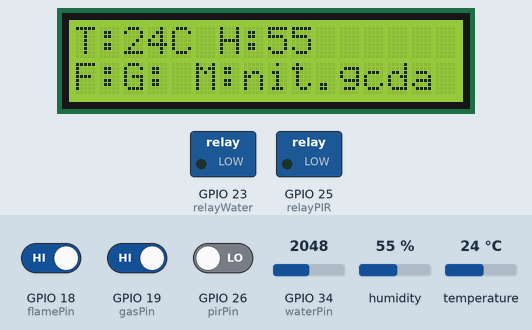
Bench run of a sketch on a simulated ESP32. Parts: 16×2 character LCD, switched loads named in the sketch (green lamp = pin HIGH). The test bench sets the inputs (shaded band); at power-on: GPIO 26 (pirPin) LOW, GPIO 34 (waterPin) = 2048, GPIO 18 (flamePin) HIGH, GPIO 19 (gasPin) HIGH, humidity 55 %, temperature 24 °C. WiFi joins after 1.5 s; servers stay silent unless stated; what the sketch prints to the serial monitor is not drawn.

Above: at 5.1 s.
5.2 s: GPIO 26 (pirPin) driven HIGH
At 7.1 s:
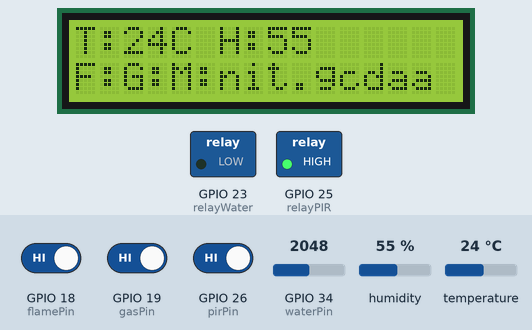
7.5 s: GPIO 34 (waterPin) set to 1128
At 8.4 s:
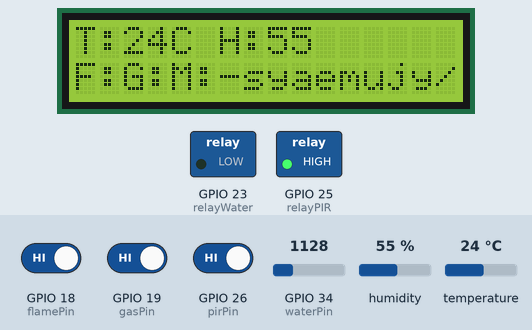
9.6 s: GPIO 34 (waterPin) set to 1020
At 10.6 s:
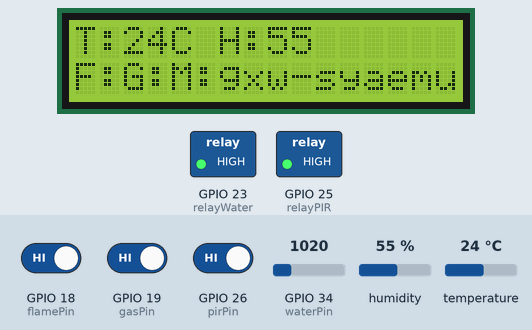
11.7 s: GPIO 18 (flamePin) driven LOW
At 12.8 s:
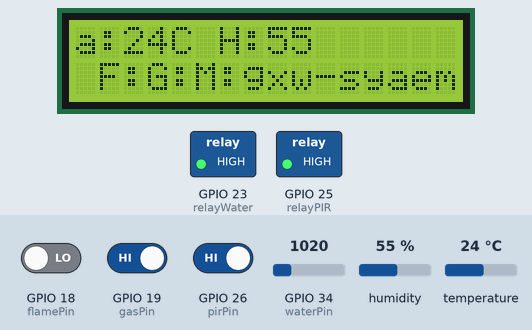
13.8 s: GPIO 26 (pirPin) driven LOW
At 15.2 s:
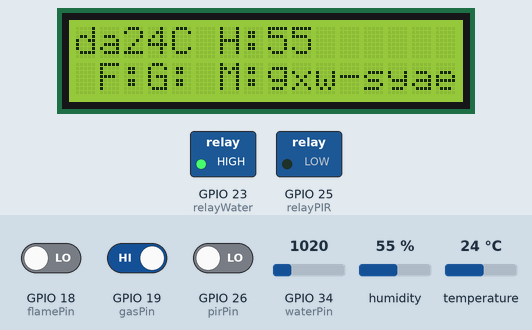
15.9 s: GPIO 19 (gasPin) driven LOW
At 17.4 s:
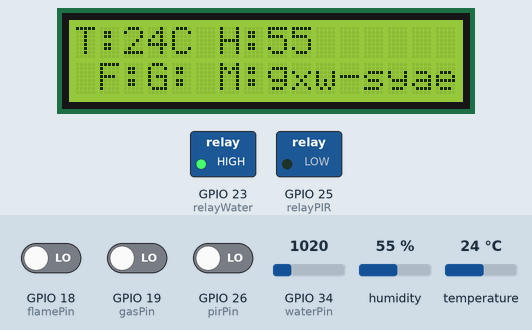
Timing chart, 0 to 18.9 s (numbered marks = the images above; inputs shaded):
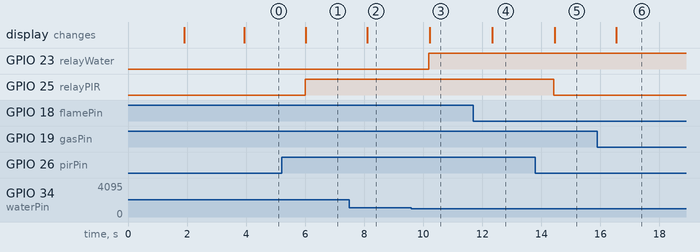

The sketch:

main.ino
```cpp
// Blynk Metadata
#define BLYNK_TEMPLATE_ID "TMPL6eWdpZcmo"
#define BLYNK_TEMPLATE_NAME "ESP32"
#define BLYNK_AUTH_TOKEN "1sngMkuwDlrKcLqmvCFhKKK7gf_YUn1i"

// Libraries
#include <Wire.h>
#include <Arduino.h>
#include <LiquidCrystal_I2C.h>
#include <DHTesp.h>
#include <WiFi.h>
#include <WiFiClient.h>
#include <BlynkSimpleEsp32.h>

// Wifi Credentials
char ssid[] = "Wifi";
char pass[] = "pass";

// LCD Defination - I2C Address = 0x27
LiquidCrystal_I2C lcd(0x27, 16, 2);

// Pin Definations
const int flamePin = 18;
const int gasPin = 19;
const int pirPin = 26;
const int relayPIR = 25; // Relay for PIR
const int relayWater = 23; // Relay for Water Pump
// const int buzzerPin  = 17;
const int waterPin = 34; // Water Level Sensor (Analog input)

// DHT Object with Pin Defination
DHTesp dht;
const int dhtPin = 16; // GPIO16 for DHT11

// Variables
int waterLevelPercent = 0;

// Main Intialization Function
void setup() {
  Serial.begin(115200);

  // LCD Default Screen
  Wire.begin(21, 22);
  lcd.init();
  lcd.backlight();
  lcd.clear();
  lcd.setCursor(0, 0);
  lcd.print("System Starting");

  // Sensors Intiallization
  dht.setup(dhtPin, DHTesp::DHT11);
  pinMode(flamePin, INPUT);
  pinMode(gasPin, INPUT);
  pinMode(pirPin, INPUT);
  pinMode(relayPIR, OUTPUT);
  pinMode(relayWater, OUTPUT);

  // Connect Blynk and WiFi
  Blynk.begin(BLYNK_AUTH_TOKEN, ssid, pass);

  // LCD Update
  lcd.clear();
  lcd.setCursor(0, 0);
  lcd.print("WiFi-Blynk Ready");
  delay(2000);
  lcd.clear();
}

// Main Primary Function
void loop() {
  Blynk.run();
  GatherDataFunction();
  delay(1000);
}

// PIR Relay control from Blynk App
BLYNK_WRITE(V5) {
  int value = param.asInt();
  digitalWrite(relayPIR, value);
}

// Water Relay control from App
BLYNK_WRITE(V6) {
  int value = param.asInt();
  digitalWrite(relayWater, value);
}

// ALert Tune Melody Function
void AlertTune() {
  int melody[] = { 1318, 1568, 1976, 1760, 1568, 1318, 1568, 1976, 1760, 1568 };
  int noteDurations[] = { 150, 150, 300, 300, 300, 150, 150, 300, 300, 300 };

  for (int i = 0; i < 10; i++) {
    ledcWriteTone(0, melody[i]);
    delay(noteDurations[i]);
    ledcWriteTone(0, 0);
    delay(50);
  }
}

// Main Secondry Function
void GatherDataFunction() {
  lcd.setCursor(0, 0);

  // DHT Sensor
  TempAndHumidity data = dht.getTempAndHumidity();
  if (!isnan(data.temperature) && !isnan(data.humidity)) {
    Serial.printf("[DHT OK] H: %.0f%%  T: %.0f\n", data.humidity, data.temperature);
    lcd.print("T:");
    lcd.print((int)data.temperature);
    lcd.print("C H:");
    lcd.print((int)data.humidity);

    // Send to Blynk
    Blynk.virtualWrite(V1, (int)data.temperature);
    Blynk.virtualWrite(V2, (int)data.humidity);
  } else {
    Serial.println("[DHT ERROR]");
    lcd.print("DHT ERROR     ");
  }

  // Flame Sensor
  int flameVal = digitalRead(flamePin);
  Serial.print("Flame: " + flameVal);

  if (flameVal == LOW) {
    ledcWriteTone(0, 2000); // Continuous beep
  } else {
    ledcWriteTone(0, 0);
  }

  // GAS Sensor
  int gasVal = digitalRead(gasPin);
  Serial.print("Gas: ");
  Serial.println(gasVal);
  if (gasVal == LOW) {
    AlertTune();
  }

  // PIR Sensor
  int motion = digitalRead(pirPin);
  Serial.print("Motion: " + motion);
  if (motion == HIGH) {
    digitalWrite(relayPIR, HIGH);
  } else {
    digitalWrite(relayPIR, LOW);
  }
  // Send to Blynk
  Blynk.virtualWrite(V4, motion);

  // Water Level
  int rawValue = analogRead(waterPin);
  waterLevelPercent = map(rawValue, 0, 4095, 0, 100);

  Serial.print("Water Level: ");
  Serial.print(waterLevelPercent);
  Serial.println("%");

  // Control water pump relay automatically based on the water level
  // Max Threashold is 25% to start the pump
  if (waterLevelPercent <= 25) {
    digitalWrite(relayWater, HIGH);  // Pump ON
  } else {
    digitalWrite(relayWater, LOW);  // Pump OFF
  }

  // Send to Blynk
  Blynk.virtualWrite(V3, waterLevelPercent);

  // Update LCD line 2
  lcd.setCursor(0, 1);
  lcd.print(" F:" + flameVal);
  lcd.print(" G:" + gasVal);
  lcd.print(" M:" + motion);
  lcd.print(" W:" + waterLevelPercent);
}
```

Measured:
- the behaviour switches between 1065 and 1064 on GPIO 34 (waterPin) (found by bisection; images 2 and 3)
- after the input at 5.2 s, GPIO 25 (relayPIR): LOW → HIGH after 0.80 s; the display: changes after 0.81 s (image 1)
- after the input at 7.5 s, the display: changes after 0.61 s (image 2)
- after the input at 9.6 s, GPIO 23 (relayWater): LOW → HIGH after 0.58 s; the display: changes after 0.62 s (image 3)
- after the input at 11.7 s, the display: changes after 0.64 s (image 4)
- after the input at 13.8 s, GPIO 25 (relayPIR): HIGH → LOW after 0.62 s; the display: changes after 0.66 s (image 5)
- after the input at 15.9 s, the display: changes after 0.64 s (image 6)
